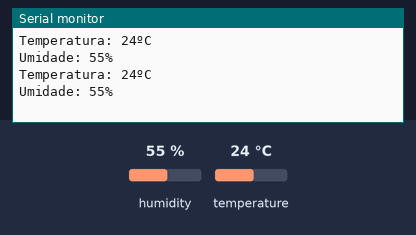
Bench run of a sketch on a simulated Arduino Uno, built with avr-gcc and run on an emulated ATmega328P. On the bench: the last lines printed to the serial monitor. The inputs (shaded band) are chosen by the test bench; at power-on: humidity 55 %, temperature 24 °C.

Above: at 1.3 s.
1.4 s: humidity set to 22 %
At 2.5 s:
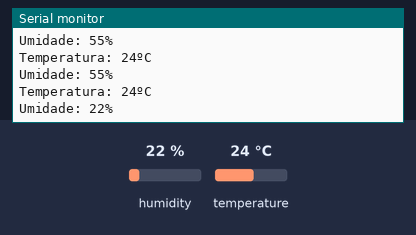
2.9 s: temperature set to 12 °C
At 3.6 s:
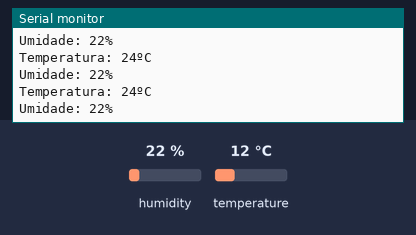
4.4 s: humidity set to 40 %
At 5.1 s:
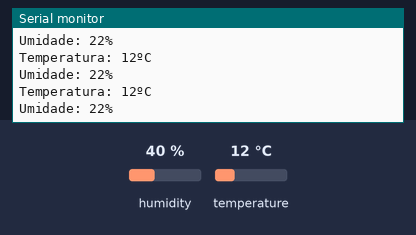
Timing chart, 0 to 7.4 s (numbered marks = the images above; inputs shaded):
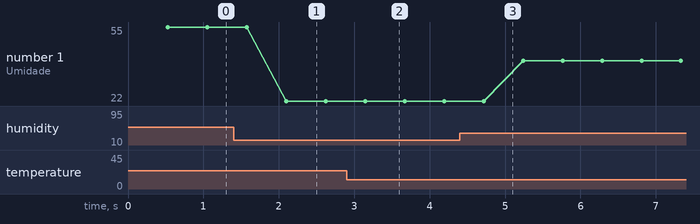

Measured:
- after the input at 1.4 s, the serial monitor: prints a new line after 0.70 s (image 1)
- plotted number 1: 55 → 22 after the input at 1.4 s, 22 → 40 after the input at 4.4 s

The sketch:

dht11.ino
```cpp
#include <DHT11.h>
#define sensor 4

DHT11 dht11(sensor);
void setup() {
  // put your setup code here, to run once:
  Serial.begin(115200);

}

void loop() {
  // put your main code here, to run repeatedly:
  int temp=0;
  int hum=0;

  int valor = dht11.readTemperatureHumidity(temp, hum);
  if(valor==0){
    Serial.print("Temperatura: ");
    Serial.print(temp);
    Serial.println("ºC");

    Serial.print("Umidade: ");
    Serial.print(hum);
    Serial.println("%");
  }
  else{
    Serial.println(DHT11::getErrorString(valor));
  }
}
```
